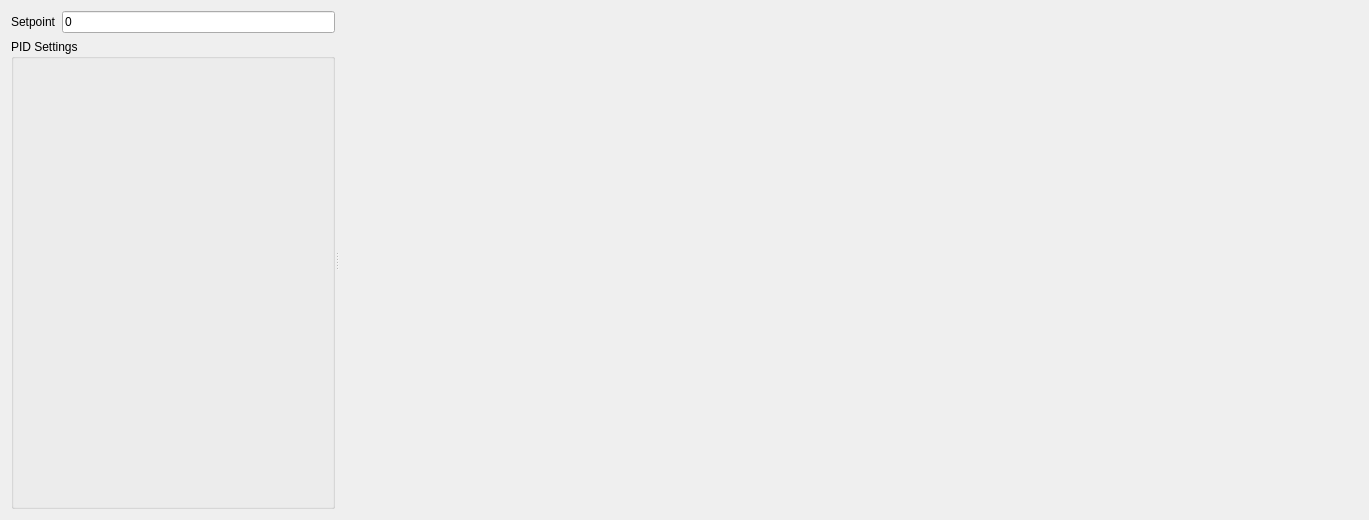
<?xml version="1.0" encoding="UTF-8"?>
<ui version="4.0">
 <class>PIDController</class>
 <widget class="QWidget" name="PIDController">
  <property name="geometry">
   <rect>
    <x>0</x>
    <y>0</y>
    <width>1369</width>
    <height>520</height>
   </rect>
  </property>
  <property name="sizePolicy">
   <sizepolicy hsizetype="Expanding" vsizetype="Expanding">
    <horstretch>0</horstretch>
    <verstretch>0</verstretch>
   </sizepolicy>
  </property>
  <property name="windowTitle">
   <string>Form</string>
  </property>
  <layout class="QHBoxLayout" name="horizontalLayout_3">
   <item>
    <widget class="QSplitter" name="splitter">
     <property name="orientation">
      <enum>Qt::Horizontal</enum>
     </property>
     <widget class="QWidget" name="layoutWidget">
      <layout class="QVBoxLayout" name="verticalLayout_3">
       <item>
        <layout class="QHBoxLayout" name="horizontalLayout_2">
         <item>
          <widget class="QLabel" name="label">
           <property name="text">
            <string>Setpoint</string>
           </property>
          </widget>
         </item>
         <item>
          <widget class="QLineEdit" name="setpoint_edit">
           <property name="text">
            <string>0</string>
           </property>
          </widget>
         </item>
        </layout>
       </item>
       <item>
        <widget class="QGroupBox" name="groupBox_2">
         <property name="sizePolicy">
          <sizepolicy hsizetype="Preferred" vsizetype="Expanding">
           <horstretch>0</horstretch>
           <verstretch>0</verstretch>
          </sizepolicy>
         </property>
         <property name="title">
          <string>PID Settings</string>
         </property>
         <layout class="QVBoxLayout" name="verticalLayout_2">
          <item>
           <widget class="controller_tuning_widgets::PIDSettingsWidget" name="pidsettings_widget" native="true"/>
          </item>
         </layout>
        </widget>
       </item>
      </layout>
     </widget>
     <widget class="QWidget" name="layoutWidget">
      <layout class="QVBoxLayout" name="verticalLayout">
       <item>
        <widget class="Plot2d" name="plot_widget" native="true">
         <property name="sizePolicy">
          <sizepolicy hsizetype="Expanding" vsizetype="Expanding">
           <horstretch>3</horstretch>
           <verstretch>0</verstretch>
          </sizepolicy>
         </property>
         <property name="minimumSize">
          <size>
           <width>500</width>
           <height>150</height>
          </size>
         </property>
         <property name="toolTip">
          <string>ImageView</string>
         </property>
         <property name="whatsThis">
          <string>Widget for displaying sonar data.</string>
         </property>
         <property name="title" stdset="0">
          <string/>
         </property>
        </widget>
       </item>
       <item>
        <widget class="Plot2d" name="pidstate_plot_widget" native="true">
         <property name="sizePolicy">
          <sizepolicy hsizetype="Expanding" vsizetype="Expanding">
           <horstretch>3</horstretch>
           <verstretch>0</verstretch>
          </sizepolicy>
         </property>
         <property name="minimumSize">
          <size>
           <width>500</width>
           <height>150</height>
          </size>
         </property>
         <property name="toolTip">
          <string>ImageView</string>
         </property>
         <property name="whatsThis">
          <string>Widget for displaying sonar data.</string>
         </property>
         <property name="title" stdset="0">
          <string/>
         </property>
        </widget>
       </item>
      </layout>
     </widget>
    </widget>
   </item>
  </layout>
 </widget>
 <customwidgets>
  <customwidget>
   <class>controller_tuning_widgets::PIDSettingsWidget</class>
   <extends>QWidget</extends>
   <header>controller_tuning_widgets/PIDSettingsWidget.hpp</header>
  </customwidget>
  <customwidget>
   <class>Plot2d</class>
   <extends>QWidget</extends>
   <header>vtk/plot2d/Plot2d.h</header>
  </customwidget>
 </customwidgets>
 <resources/>
 <connections/>
</ui>
